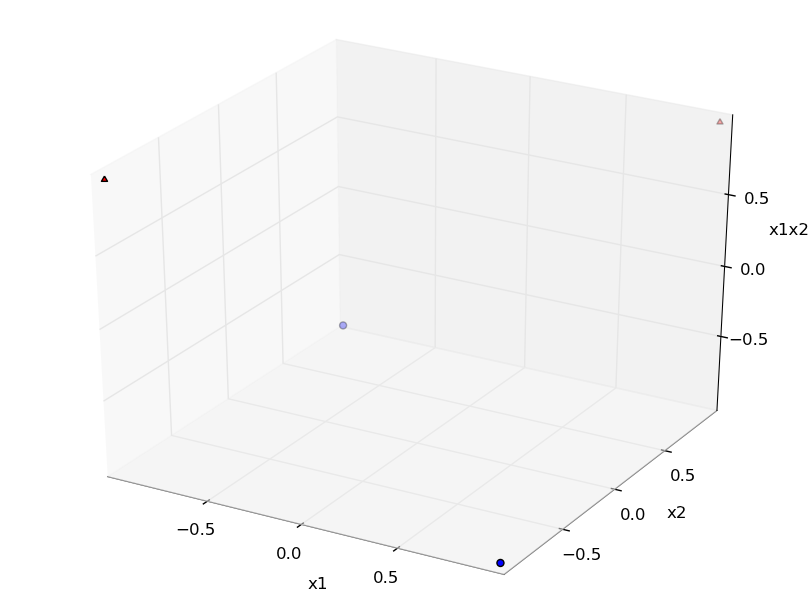

Source code (Python):
import numpy as np
import matplotlib.pyplot as plt
from mpl_toolkits.mplot3d import Axes3D

fig = plt.figure()
ax = Axes3D(fig)

ax.scatter([1, -1], [1, -1], [1, 1], c="r", marker="^")
ax.scatter([1, -1], [-1, 1], [-1, -1], c="b", marker="o")

ax.set_xlabel('x1')
ax.set_ylabel('x2')
ax.set_zlabel('x1x2')

plt.show()
